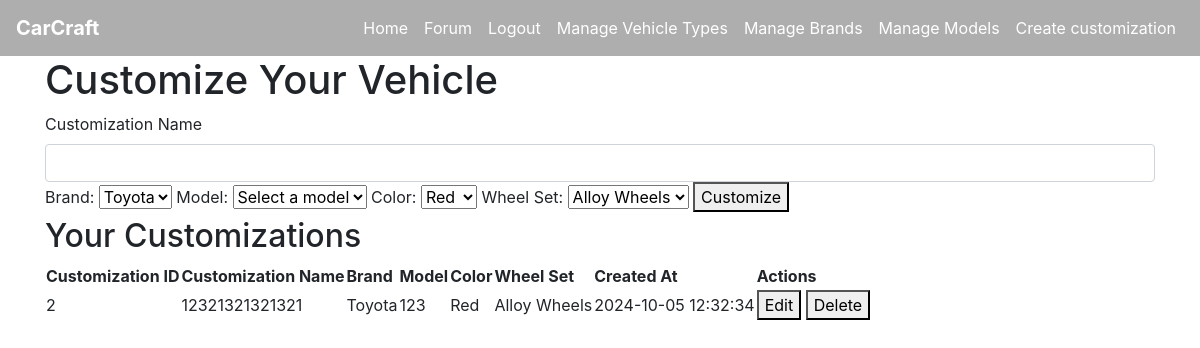
Before: /customize (signed in) with the older database file.
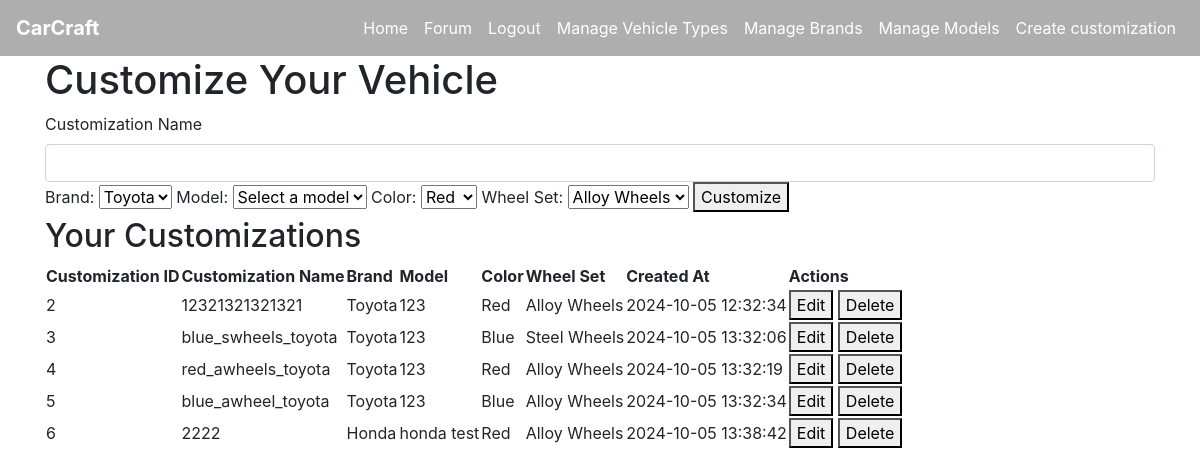
After: the same page with the newer database file.
### tables this page shows
CREATE TABLE customization (
    customization_id INTEGER PRIMARY KEY AUTOINCREMENT,
    customization_name VARCHAR(100) NOT NULL,
    user_id INTEGER NOT NULL,
    model_id INTEGER NOT NULL,
    color_id INTEGER NOT NULL,
    wheel_id INTEGER NOT NULL,
    created_at DATETIME DEFAULT CURRENT_TIMESTAMP,
    FOREIGN KEY (user_id) REFERENCES user(user_id),
    FOREIGN KEY (model_id) REFERENCES model(model_id),
    FOREIGN KEY (color_id) REFERENCES color(color_id),
    FOREIGN KEY (wheel_id) REFERENCES wheel_set(wheel_id)
);

CREATE TABLE brand (
    brand_id INTEGER PRIMARY KEY AUTOINCREMENT,
    name VARCHAR(20)
);

CREATE TABLE model (
    model_id INTEGER PRIMARY KEY AUTOINCREMENT,
    brand_id INTEGER NOT NULL,
    type_id INTEGER NOT NULL,
    name VARCHAR(100) NOT NULL,
    FOREIGN KEY (brand_id) REFERENCES brand(brand_id),
    FOREIGN KEY (type_id) REFERENCES vehicle_type(type_id)
);

CREATE TABLE color (
    color_id INTEGER PRIMARY KEY AUTOINCREMENT,
    name VARCHAR(50)
);

CREATE TABLE wheel_set (
    wheel_id INTEGER PRIMARY KEY AUTOINCREMENT,
    name VARCHAR(100),
    description TEXT
);

### app.py (the view, shortened to what this page needs)
@app.route('/customize', methods=['GET', 'POST'])
@login_required
def customize():
    db = get_db_connection()
    brands = db.execute('SELECT brand_id, name FROM brand').fetchall()
    colors = db.execute('SELECT color_id, name FROM color').fetchall()
    wheels = db.execute('SELECT wheel_id, name FROM wheel_set').fetchall()
    models = []
    if brands:
        default_brand_id = brands[0]['brand_id']
        models = db.execute('SELECT model_id, name FROM model WHERE brand_id = ?', (default_brand_id,)).fetchall()
    customizations = db.execute('''
        SELECT customization.customization_id, customization.customization_name, brand.name AS brand_name,
               model.name AS model_name, color.name AS color_name, wheel_set.name AS wheel_name,
               customization.created_at
        FROM customization
        JOIN model ON customization.model_id = model.model_id
        JOIN brand ON model.brand_id = brand.brand_id
        JOIN color ON customization.color_id = color.color_id
        JOIN wheel_set ON customization.wheel_id = wheel_set.wheel_id
        WHERE customization.user_id = ?
    ''', (current_user.id,)).fetchall()
    return render_template('customize.html', brands=brands, colors=colors, wheels=wheels, models=models, customizations=customizations)

### app.py (called while the page is built)
def get_db_connection():
    conn = sqlite3.connect(DATABASE)
    conn.row_factory = sqlite3.Row  # This enables column access by name: row['column_name']
    return conn

@login_manager.user_loader
def load_user(user_id):
    return User.get(user_id)

    @staticmethod
    def get(user_id):
        conn = get_db_connection()
        user_data = conn.execute('SELECT * FROM user WHERE user_id = ?', (user_id,)).fetchone()
        conn.close()
        if user_data:
            return User(
                user_id=user_data['user_id'],
                username=user_data['username'],
                email=user_data['email'],
                password_hash=user_data['password_hash'],
                admin=bool(user_data['admin'])
            )
        return None

### templates/customize.html (shortened to what this page needs)
{% extends 'base.html' %}
{% block content %}
<h1>Customize Your Vehicle</h1>
<form id="customization-form" method="POST" action="{{ url_for('customize') }}">
    <label for="customization_name">Customization Name</label>
    <input type="text" id="customization_name" name="customization_name" class="form-control" value="{{ customization.customization_name if customization else '' }}" required>
    <label for="brand_id">Brand:</label>
    <select name="brand_id" id="brand_id" onchange="loadModels()">
        {% for brand in brands %}
            <option value="{{ brand.brand_id }}">{{ brand.name }}</option>
        {% endfor %}
    </select>
    <label for="model_id">Model:</label>
    <select name="model_id" id="model_id" required>
        <option value="" disabled selected>Select a model</option>
    </select>
    <label for="color_id">Color:</label>
    <select name="color_id" id="color_id">
        {% for color in colors %}
            <option value="{{ color.color_id }}">{{ color.name }}</option>
        {% endfor %}
    </select>
    <label for="wheel_id">Wheel Set:</label>
    <select name="wheel_id" id="wheel_id">
        {% for wheel in wheels %}
            <option value="{{ wheel.wheel_id }}">{{ wheel.name }}</option>
        {% endfor %}
    </select>
    <button type="submit">Customize</button>
</form>
<h2>Your Customizations</h2>
<table>
    <thead>
        <tr>
            <th>Customization ID</th>
            <th>Customization Name</th>
            <th>Brand</th>
            <th>Model</th>
            <th>Color</th>
            <th>Wheel Set</th>
            <th>Created At</th>
            <th>Actions</th>
        </tr>
    </thead>
    <tbody>
        {% for customization in customizations %}
            <tr>
                <td>{{ customization.customization_id }}</td>
                <td>{{ customization.customization_name }}</td>
                <td>{{ customization.brand_name }}</td>
                <td>{{ customization.model_name }}</td>
                <td>{{ customization.color_name }}</td>
                <td>{{ customization.wheel_name }}</td>
                <td>{{ customization.created_at }}</td>
                <td>
                    <a href="{{ url_for('edit_customization', customization_id=customization.customization_id) }}">
                        <button>Edit</button>
                    </a>
                    <form method="POST" action="{{ url_for('customize') }}" style="display:inline;">
                        <button type="submit" onclick="return confirm('Are you sure you want to delete this customization?');">Delete</button>
                    </form>
                </td>
            </tr>
        {% endfor %}
    </tbody>
</table>
{% endblock %}

### templates/base.html (shortened to what this page needs)
<!DOCTYPE html>
<html lang="en">
<head>
    <link
      rel="stylesheet"
      href="https://stackpath.bootstrapcdn.com/bootstrap/4.4.1/css/bootstrap.min.css"
    />
    <link
      rel="stylesheet"
      href="https://stackpath.bootstrapcdn.com/font-awesome/4.7.0/css/font-awesome.min.css"
    />
    <link rel="stylesheet" href="{{ url_for('static', filename='css/style.css') }}">
</head>
<body>
    <nav class="navbar navbar-expand-lg">
        <a class="navbar-brand" href="{{ url_for('home') }}">CarCraft</a>
        <div class="collapse navbar-collapse" id="navbarNav">
            <ul class="navbar-nav">
                <li class="nav-item"><a class="nav-link" href="{{ url_for('home') }}">Home</a></li>
                {% if current_user.is_authenticated %}
                    <li class="nav-item"><a class="nav-link" href="{{ url_for('forum') }}">Forum</a></li>
                    <li class="nav-item"><a class="nav-link" href="{{ url_for('logout') }}">Logout</a></li>
                    <li class="nav-item"><a class="nav-link" href="{{ url_for('vehicle_type') }}">Manage Vehicle Types</a></li>
                    <li class="nav-item"><a class="nav-link" href="{{ url_for('brand_type') }}">Manage Brands</a></li>
                    <li class="nav-item"><a class="nav-link" href="{{ url_for('models') }}">Manage Models</a></li>
                    <li class="nav-item"><a class="nav-link" href="{{ url_for('customize') }}">Create customization</a></li>
                {% else %}
                    <li class="nav-item"><a class="nav-link" href="{{ url_for('login') }}">Login</a></li>
                    <li class="nav-item"><a class="nav-link" href="{{ url_for('create_user') }}">Register</a></li>
                {% endif %}
            </ul>
        </div>
    </nav>
    <div class="container">
        {% block content %}{% endblock %}
    </div>
</body>
</html>

### static/css/style.css (style rules this page uses)
.navbar { position: relative; z-index: 10; }
.navbar { background-color: rgba(53, 53, 53, 0.4); }
.navbar-nav { margin-left: auto; }
.navbar { z-index: 1000; }
.navbar { padding: 0.5rem 1rem; }
.navbar-nav .nav-link { color: #ffffff; transition: color 0.3s ease; }
.navbar-brand { color: #ffffff; font-weight: bold; }

Changed rows visible on the page:
added customization: customization_id "3", customization_name "blue_swheels_toyota", brand_name "Toyota", model_name "123", color_name "Blue", wheel_name "Steel Wheels", created_at "2024-10-05 13:32:06"
added customization: customization_id "4", customization_name "red_awheels_toyota", brand_name "Toyota", model_name "123", color_name "Red", wheel_name "Alloy Wheels", created_at "2024-10-05 13:32:19"
added customization: customization_id "5", customization_name "blue_awheel_toyota", brand_name "Toyota", model_name "123", color_name "Blue", wheel_name "Alloy Wheels", created_at "2024-10-05 13:32:34"
added customization: customization_id "6", customization_name "2222", brand_name "Honda", model_name "honda test", color_name "Red", wheel_name "Alloy Wheels", created_at "2024-10-05 13:38:42"
